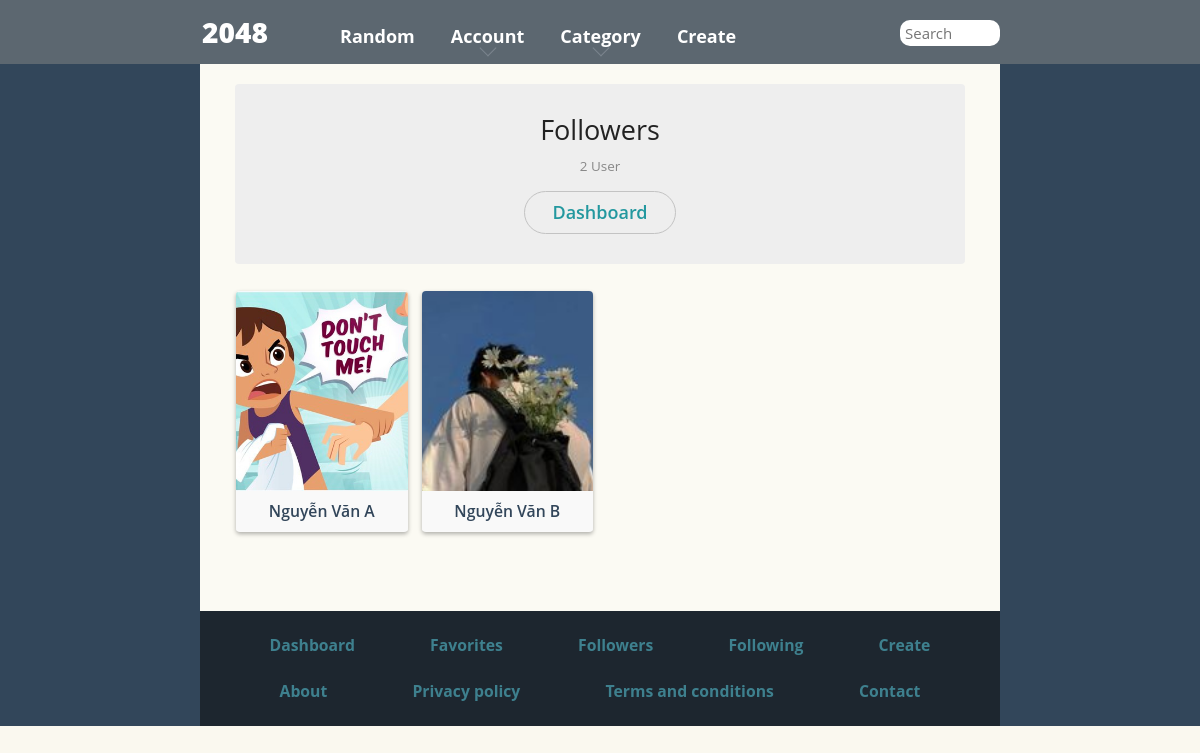
The page /following.php (signed in) on the database its author committed.
### tables this page shows
CREATE TABLE `follow` (
  `id_follow` int(11) NOT NULL,
  `id_follower` int(11) NOT NULL,
  `id_following` int(11) NOT NULL
);

CREATE TABLE `users` (
  `id_user` int(11) NOT NULL,
  `name_user` varchar(255) NOT NULL,
  `avatar_user` varchar(255) NOT NULL,
  `email_user` varchar(255) NOT NULL,
  `pass_user` varchar(255) NOT NULL,
  `datetime_user` varchar(255) NOT NULL
);

### following.php (the view, shortened to what this page needs)
<?php
include('includes/header.php');
?>
<head>
    <link rel="stylesheet" href="style/user.css">
</head>
<?php
$query = "SELECT * FROM follow f
INNER JOIN users u ON u.id_user = f.id_follower
WHERE f.id_follower = ?";
$statement = $pdo->prepare($query);
$statement->execute([$_SESSION['user']['id_user']]);
$totalRows = $statement->rowCount();
?>
<div class="content-wrapper" id="contentWrapper">
    <div class="content page-user-games" id="content">
        <div class="container-fluid">
            <div class="profile-games">
                <div class="page-header">
                    <h1>Followers</h1>
                    <p class="games-count"><?php echo $totalRows ?></php> User</p>
                    <a class="bordered-button" href="dashboard">Dashboard</a>
                </div>
                <div class="game-blocks row no-gutters" id="relatedGames">
                    <?php
                    while ($row = $statement->fetch(PDO::FETCH_ASSOC)) {
                    ?>
                        <div class="col-lg-3 col-md-3 col-sm-4 col-6">
                            <a href="user-profile/<?php echo $row['id_following'] ?>" title="">
                                <div class="game-block">
                                    <div class="box" id="box_<?php echo $row['id_following'] ?>">
                                        <?php
                                        $query_info = "SELECT * FROM  users u
                                        WHERE id_user = ?";
                                        $statement_info = $pdo->prepare($query_info);
                                        $statement_info->execute([$row['id_following']]);
                                        $row_info = $statement_info->fetch(PDO::FETCH_ASSOC)
                                        ?>
                                        <img src="<?php
                                                    $target_dir = "uploads/avatar/";
                                                    $target_file = $target_dir . $row_info['avatar_user'];
                                                    echo $target_file ?>" accept="image/*" height="200px" style="object-fit: cover;">
                                        <p class="game-name"><?php echo $row_info['name_user'] ?></p>
                                    </div>
                                </div>
                            </a>
                        </div>
                    <?php
                    }
                    ?>
                </div>
            </div>
        </div>
    </div>
</div>
<?php
include('includes/footer.php');
?>

### style/main.css (style rules this page uses)
html, body { margin: 0; padding: 0; background: #faf8ef; color: #776e65; font-family: "Clear Sans", Helvetica Neue, Arial, sans-serif; font-size: 18px; }
body { margin: 80px 0; }
p { margin-top: 0; margin-bottom: 10px; line-height: 1.65; }
a { color: #776e65; font-weight: bold; text-decoration: underline; cursor: pointer; }

### style/user.css (style rules this page uses)
.profile-games { margin-bottom: 50px; }
.profile-games .page-header { background: #eee; text-align: center; padding: 30px 15px; margin-bottom: 1rem; border-radius: 4px; }
.profile-games h1 { text-align: center; position: relative; margin-bottom: 0px; padding-bottom: 0.5rem; }
.profile-games p.games-count { font-size: 0.75em; margin: 0; color: #888; text-align: center; }
.profile-games .page-header .bordered-button { font-size: 1rem; padding: 0.375rem 1.5rem; margin-top: 0.75rem; }

### rows shown on the page
follow: users.avatar_user (picture), users.name_user "Nguyễn Văn A"
follow: users.avatar_user (picture), users.name_user "Nguyễn Văn B"

### other values the page prints
$totalRows "2"
